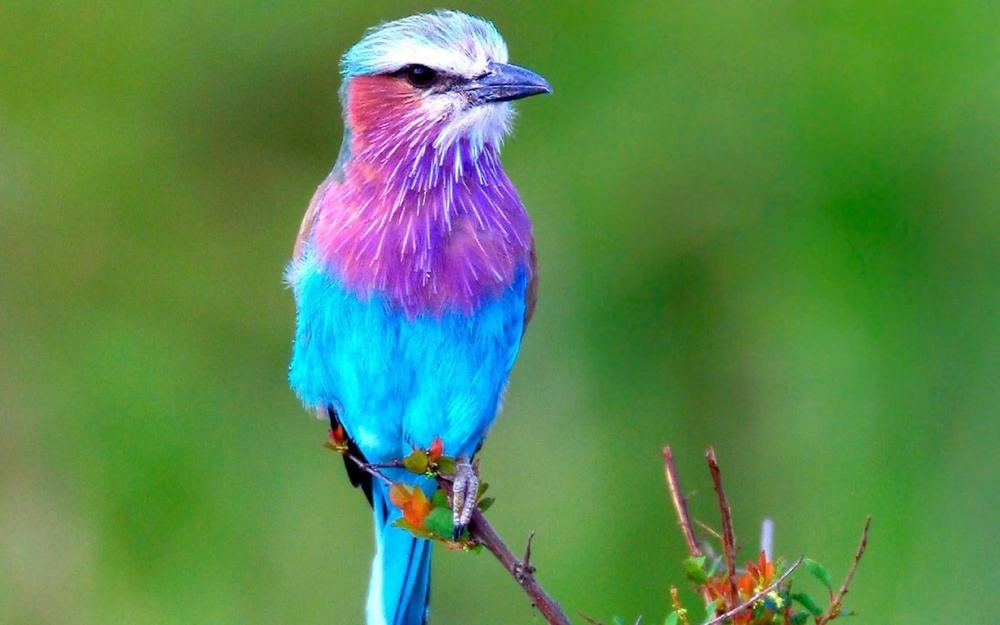
#> input picture Resources/bird.jpg, 1000 x 625 px, shrunk from 1920 x 1200 before the run, found by its file name
$ jupyter execute 1_4_scipy.ipynb
#> lines starting #> are read from the running program, lines starting #| are printed output that depends on the picture; after the words box and inside, x2 and y2 are one past the last pixel; in counts of white or black regions, pixels touching at a corner belong together
[cell 1]
from PIL import Image
import numpy as np
from scipy.ndimage import gaussian_filter, sobel, label, binary_opening

# Blurring images

[cell 2]
# Gaussian blurring

im = np.array(Image.open('Resources/bird.jpg'))
#> im is the input picture: shape (625, 1000, 3); mean R, G, B 89.5, 136.8, 80.2
im2 = np.zeros(im.shape)
for i in range(3):
    im2[:, :, i] = gaussian_filter(im[:, :, i], 5)
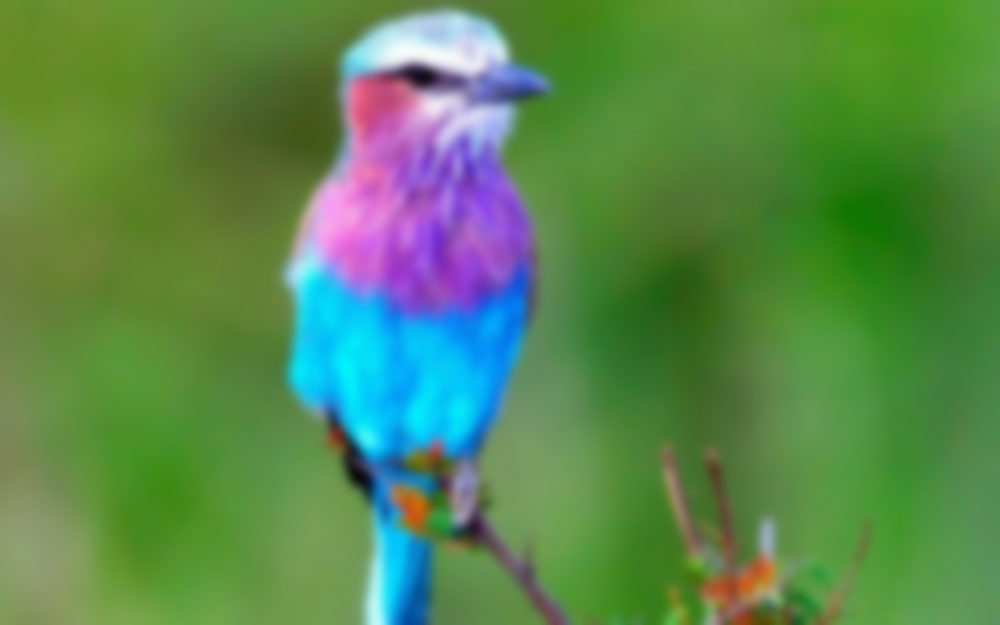
#> im2: shape (625, 1000, 3) float64; mean R, G, B 88.5, 135.8, 79.2
im2 = np.uint8(im2)

[cell 3]
Image.fromarray(im2)

# Image derivatives

[cell 4]
im = np.array(Image.open('Resources/bird.jpg').convert('L'))
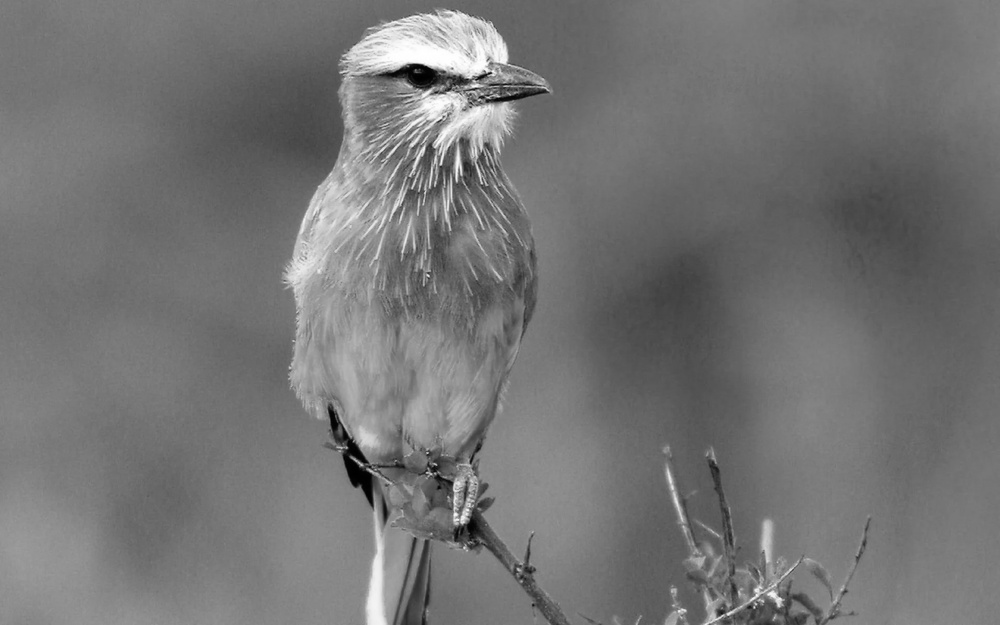
#> im: shape (625, 1000); min 0, max 255, mean 116.2

# Sobel derivative filters
imx = np.zeros(im.shape)
sobel(im, 1, imx)

imy = np.zeros(im.shape)
sobel(im, 0, imy)

magnitude = np.sqrt(imx**2 + imy**2)

[cell 5]
Image.fromarray(np.uint8(magnitude))
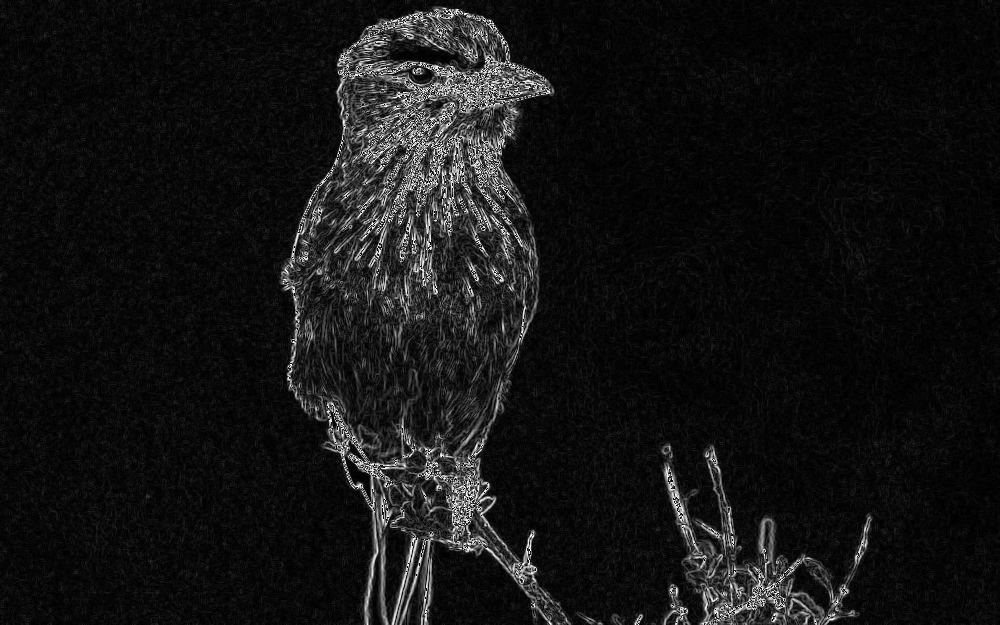
#> Out: PIL image 1000x625 L; min 0, max 255, mean 19.8
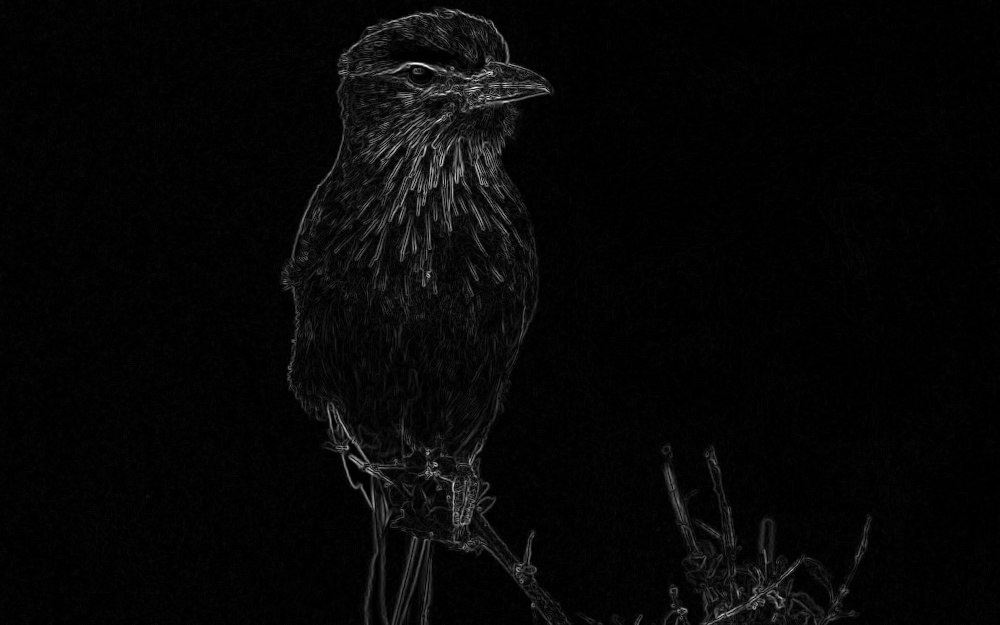
#> magnitude: shape (625, 1000) float64; min 0, max 865.2, mean 23.2; drawn with min black and max white

[cell 6]
sigma = 5 # standard deviation

imx = np.zeros(im.shape)
gaussian_filter(im, (sigma, sigma), (0, 1), imx)

imy = np.zeros(im.shape)
gaussian_filter(im, (sigma, sigma), (1, 0), imy)

magnitude = np.sqrt(imx**2 + imy**2)

[cell 7]
Image.fromarray(np.uint8(magnitude))
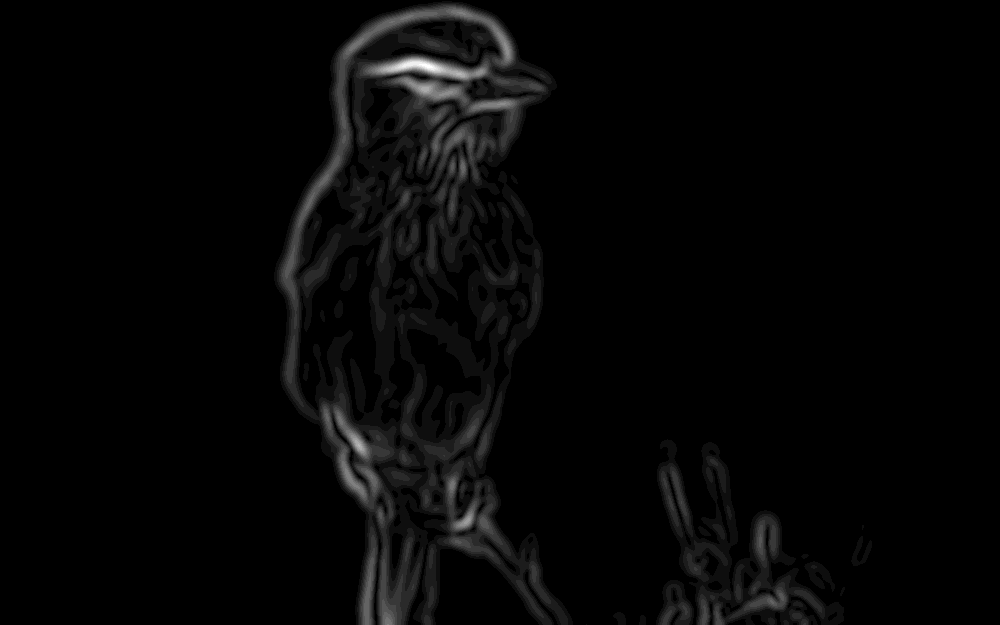
#> Out: PIL image 1000x625 L; min 0, max 18, mean 0.414; drawn with min black and max white

# Morphology - counting objects

[cell 8]
# load image and threshold to make sure it is binary
im = np.array(Image.open('Resources/binary_images.jpg').convert('L'))
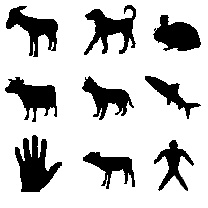
#> input picture Resources/binary_images.jpg, 208 x 208 px, shrunk from 400 x 400 before the run, found by its file name
#> im: shape (208, 208)
im = 1 * (im < 128)
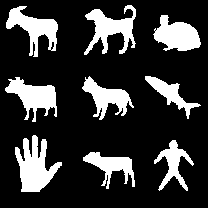
#> im: shape (208, 208) int64; values 0 (black) and 1 (white), 20.8% white; 9 white regions, largest, box (x1, y1, x2, y2) and area: (15, 135, 62, 192) 1412, (84, 5, 136, 55) 1168, (5, 77, 57, 122) 1104

labels, nbr_objects = label(im)
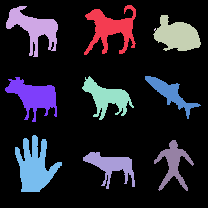
#> labels: shape (208, 208) int32; 11 distinct labels, from 0 to 10; one colour per label, 0 black
#> nbr_objects = 10
print(f'Number of objects: {nbr_objects}')
#| Number of objects: 10

[cell 9]
# morphology - opening to separate objects better
im_open = binary_opening(im, np.ones((9, 5)), iterations=2)
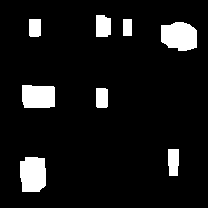
#> im_open: shape (208, 208) bool; 8.3% white; 8 white regions, largest, box (x1, y1, x2, y2) and area: (161, 22, 197, 51) 862, (20, 157, 46, 192) 824, (22, 85, 55, 108) 721

labels_open, nbr_objects_open = label(im_open)
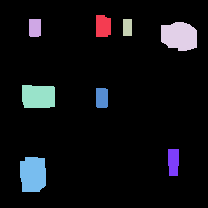
#> labels_open: shape (208, 208) int32; 9 distinct labels, from 0 to 8; one colour per label, 0 black
#> nbr_objects_open = 8
print(f'Number of objects: {nbr_objects_open}')
#| Number of objects: 8
